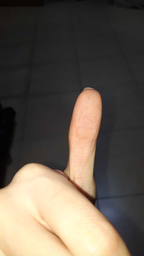
#> input picture pygame-t/16 cm/img_10.png, 144 x 256 px, shrunk from 1080 x 1920 before the run
$ python -i utils.py   (imports and definitions only)
#> lines starting #> are read from the running program, lines starting #| are printed output that depends on the picture
import matplotlib.pyplot as plt
import numpy as np
import scipy.ndimage as ndimage
import scipy.signal as signal
import cv2

# [31 lines left out: functions showImage, showOrientations, drawImage, not called in this run]

def normalize(image):

    return np.uint8(cv2.normalize(image, None, 0, 255, cv2.NORM_MINMAX))
# [39 lines left out: functions localNormalize, binarize, kernelFromFunction, not called in this run]

def sobelKernelX():
    """
    Creates a horizontal Sobel kernel.
    """
    return np.array([[-1,  0,  1],
                     [-2,  0,  2],
                     [-1,  0,  1]])

def sobelKernelY():
    """
    Creates a vertical Sobel kernel.
    """
    return np.array([[-1, -2, -1],
                     [ 0,  0,  0],
                     [ 1,  2,  1]])

def convolve(image, kernel, origin=None, shape=None, pad=True):
    """
    Apply a kernel to an image or to a part of an image.
    :param image:   The source image.
    :param kernel:  The kernel (an ndarray of black and white, or grayvalues).
    :param origin:  The origin of the part of the image to be convolved.
                    Defaults to (0, 0).
    :param shape:   The shape of the part of the image that is to be convolved.
                    Defaults to the shape of the image.
    :param pad:     Whether the image should be padded before applying the
                    kernel. Passing False here will cause indexing errors if
                    the kernel is applied at the edge of the image.
    :returns:       The resulting image.
    """
    if not origin:
        origin = (0, 0)

    if not shape:
        shape = (image.shape[0] - origin[0], image.shape[1] - origin[1])

    result = np.empty(shape)

    if callable(kernel):
        k = kernel(0, 0)
    else:
        k = kernel

    kernelOrigin = (-k.shape[0] // 2, -k.shape[1] // 2)
    kernelShape = k.shape

    topPadding = 0
    leftPadding = 0


    # image = cv2.cvtColor(image, cv2.COLOR_BGR2GRAY)

    if pad:
        topPadding = max(0, -(origin[0] + kernelOrigin[0]))
        leftPadding = max(0, -(origin[1] + kernelOrigin[1]))
        bottomPadding = max(0, (origin[0] + shape[0] + kernelOrigin[0] + kernelShape[0]) - image.shape[0])
        rightPadding = max(0, (origin[1] + shape[1] + kernelOrigin[1] + kernelShape[1]) - image.shape[1])

        padding = (topPadding, bottomPadding), (leftPadding, rightPadding)

        if np.max(padding) > 0.0:
            image = np.pad(image, padding, mode="edge")

    for y in range(shape[0]):
        for x in range(shape[1]):
            iy = topPadding + origin[0] + y + kernelOrigin[0]
            ix = leftPadding + origin[1] + x + kernelOrigin[1]

            block = image[iy:iy+kernelShape[0], ix:ix+kernelShape[1]]
            if callable(kernel):
                result[y, x] = np.sum(block * kernel(y, x))
            else:
                result[y, x] = np.sum(block * kernel)

    return result

# [21 lines left out: function findMask, not called in this run]

def averageOrientation(orientations, weights=None, deviation=False):
    """
    Calculate the average orientation in an orientation field.
    """

    orientations = np.asarray(orientations).flatten()
    o = orientations[0]

    aligned = np.where(np.absolute(orientations - o) > np.pi * 0.5,
            np.where(orientations > o, orientations - np.pi, orientations + np.pi),
            orientations)
    if deviation:
        return np.average(aligned, weights=weights) % np.pi, np.std(aligned)
    else:
        return np.average(aligned, weights=weights) % np.pi

# [45 lines left out: functions averageFrequency, rotateAndCrop, not called in this run]

def estimateOrientations(image, w=16, interpolate=True):
    """
    Estimate orientations of lines or ridges in an image.
    This is more or less an implementation of of the algorithm in Chapter 2.4 in
    the paper:
        Fingerprint image enhancement: Algorithm and performance evaluation
        Hong, L., Wan, Y. & Jain, A. (1998)
    In addition to calculating the orientation in each cell, we create a
    continuous orientation field, the same shape as the input image, by
    interpolating the orientation values between the cell centers, as
    suggested in this paper:
        Novel approach to automated fingerprint recognition
        Wahab, A., Chin, S. & Tan, E. (1998)
    :param image: The image to estimate orientations in.
    :param w: The block size.
    :returns: An ndarray the same shape as the image, filled with orientation
              angles in radians.
    """

    height, width = image.shape

    # First we smooth the whole image with a Gaussian filter, to make the
    # individual pixel gradients less spurious.
    image = ndimage.filters.gaussian_filter(image, 2.0)

    # Compute the gradients G_x and G_y at each pixel
    G_x = convolve(image, sobelKernelX())
    G_y = convolve(image, sobelKernelY())

    # Estimate the local orientation of each block
    yblocks, xblocks = height // w, width // w
    O = np.empty((yblocks, xblocks))
    for j in range(yblocks):
        for i in range(xblocks):
            V_y, V_x = 0, 0
            for v in range(w):
                for u in range(w):
                    index_j = j*w+v
                    V_x += 2 * G_x[index_j, i*w+u] * G_y[index_j, i*w+u]
                    V_y += G_x[index_j, i*w+u] ** 2 - G_y[index_j, i*w+u] ** 2

            O[j, i] = np.arctan2(V_x, V_y) * 0.5

    # Rotate the orientations so that they point along the ridges, and wrap
    # them into only half of the circle (all should be less than 180 degrees).
    O = (O + np.pi * 0.5) % np.pi

    # Smooth the orientation field
    orientations = np.full(image.shape, -1.0)
    O_p = np.empty(O.shape)
    O = np.pad(O, 2, mode="edge")
    for y in range(yblocks):
        for x in range(xblocks):
            surrounding = O[y:y+5, x:x+5]
            orientation, deviation = averageOrientation(surrounding, deviation=True)
            if deviation > 0.5:
                orientation = O[y+2, x+2]
            O_p[y, x] = orientation
    O = O_p

    # Make an orientation field the same shape as the input image, and fill it
    # with values interpolated from the preliminary orientation field.
    #
    # BUG: This is currently quite slow. It should be possible to implement
    #      this more efficiently.
    orientations = np.full(image.shape, -1.0)
    if interpolate:
        hw = w // 2
        for y in range(yblocks - 1):
            for x in range(xblocks - 1):
                for iy in range(w):
                    for ix in range(w):
                        orientations[y*w+hw+iy, x*w+hw+ix] = averageOrientation(
                                [O[y, x], O[y+1, x], O[y, x+1], O[y+1, x+1]],
                                [iy + ix, w - iy + ix, iy + w - ix, w - iy + w - ix])
    else:
        for y in range(yblocks):
            for x in range(xblocks):
                orientations[y*w:(y+1)*w, x*w:(x+1)*w] = O[y, x]

    return orientations

# [57 lines left out: function estimateFrequencies, not called in this run]

>>> import cv2
>>> picture = cv2.imread('16 cm/img_10.png', cv2.IMREAD_GRAYSCALE)
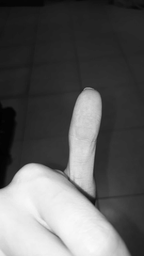
#> picture: shape (256, 144); min 1, max 251, mean 92.1
>>> result = estimateOrientations(picture)
#> in estimateOrientations, `image = ndimage.filters.gaussian_filter(image, 2.0)`:
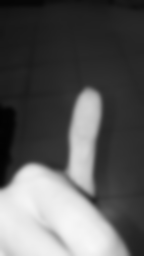
#> image: shape (256, 144); min 2, max 247, mean 91.1
#> in convolve, `k = kernel`: k = [[-1, 0, 1], [-2, 0, 2], [-1, 0, 1]]
#> after the loop in convolve, `for y in range(shape[0]):`:
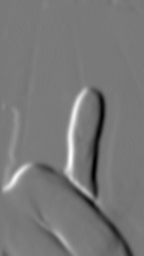
#> result: shape (256, 144) float64; min -208, max 228, mean -1.6; drawn with min black and max white
#> call 2 of convolve, with kernel = array of shape (3, 3), pad = True
#> in convolve (call 2), `k = kernel`: k = [[-1, -2, -1], [0, 0, 0], [1, 2, 1]]
#> after the loop in convolve (call 2), `for y in range(shape[0]):`:
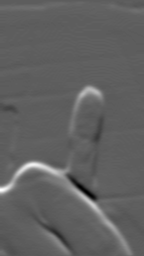
#> result: shape (256, 144) float64; min -149, max 256, mean 5.8; drawn with min black and max white
#> the loop in estimateOrientations, `for y in range(yblocks - 1):` made 15 passes
#> after the loop in estimateOrientations, `for y in range(yblocks - 1):`:
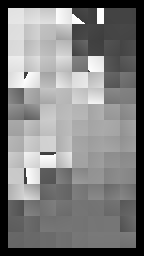
#> orientations: shape (256, 144) float64; min -1, max 3.14, mean 1.04; drawn with min black and max white

$ run again, on pygame-t/16 cm/img_15.png
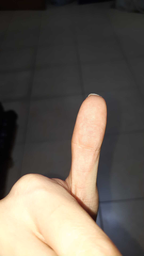
#> input picture pygame-t/16 cm/img_15.png, 144 x 256 px, shrunk from 1080 x 1920 before the run
#> k = [[-1, 0, 1], [-2, 0, 2], [-1, 0, 1]]
#> k = [[-1, -2, -1], [0, 0, 0], [1, 2, 1]]
#> after the loop in convolve (call 2), `for y in range(shape[0]):`:
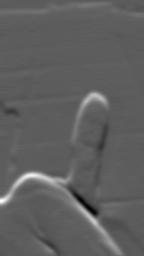
#> result: shape (256, 144) float64; min -147, max 260, mean 5.8; drawn with min black and max white
#> the loop in estimateOrientations, `for y in range(yblocks - 1):` made 15 passes
#> after the loop in estimateOrientations, `for y in range(yblocks - 1):`:
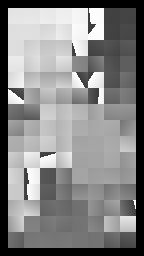
#> orientations: shape (256, 144) float64; min -1, max 3.14, mean 1.16; drawn with min black and max white

$ run again, on pygame-t/16 cm/img_19.png
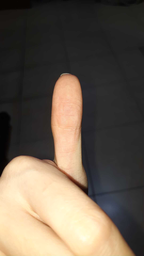
#> input picture pygame-t/16 cm/img_19.png, 144 x 256 px, shrunk from 1080 x 1920 before the run
#> k = [[-1, 0, 1], [-2, 0, 2], [-1, 0, 1]]
#> k = [[-1, -2, -1], [0, 0, 0], [1, 2, 1]]
#> after the loop in convolve (call 2), `for y in range(shape[0]):`:
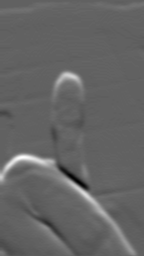
#> result: shape (256, 144) float64; min -145, max 235, mean 5.7; drawn with min black and max white
#> the loop in estimateOrientations, `for y in range(yblocks - 1):` made 15 passes
#> after the loop in estimateOrientations, `for y in range(yblocks - 1):`:
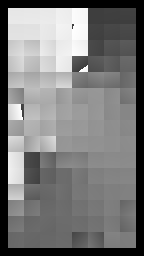
#> orientations: shape (256, 144) float64; min -1, max 3.14, mean 0.966; drawn with min black and max white

$ run again, on pygame-t/16 cm/img_20.png
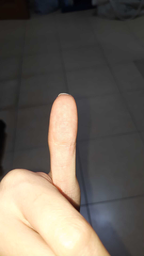
#> input picture pygame-t/16 cm/img_20.png, 144 x 256 px, shrunk from 1080 x 1920 before the run
#> k = [[-1, 0, 1], [-2, 0, 2], [-1, 0, 1]]
#> k = [[-1, -2, -1], [0, 0, 0], [1, 2, 1]]
#> after the loop in convolve (call 2), `for y in range(shape[0]):`:
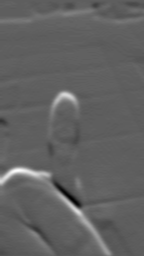
#> result: shape (256, 144) float64; min -136, max 231, mean 5; drawn with min black and max white
#> the loop in estimateOrientations, `for y in range(yblocks - 1):` made 15 passes
#> after the loop in estimateOrientations, `for y in range(yblocks - 1):`:
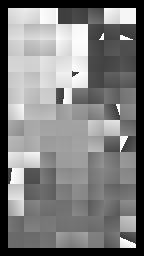
#> orientations: shape (256, 144) float64; min -1, max 3.14, mean 1.04; drawn with min black and max white
